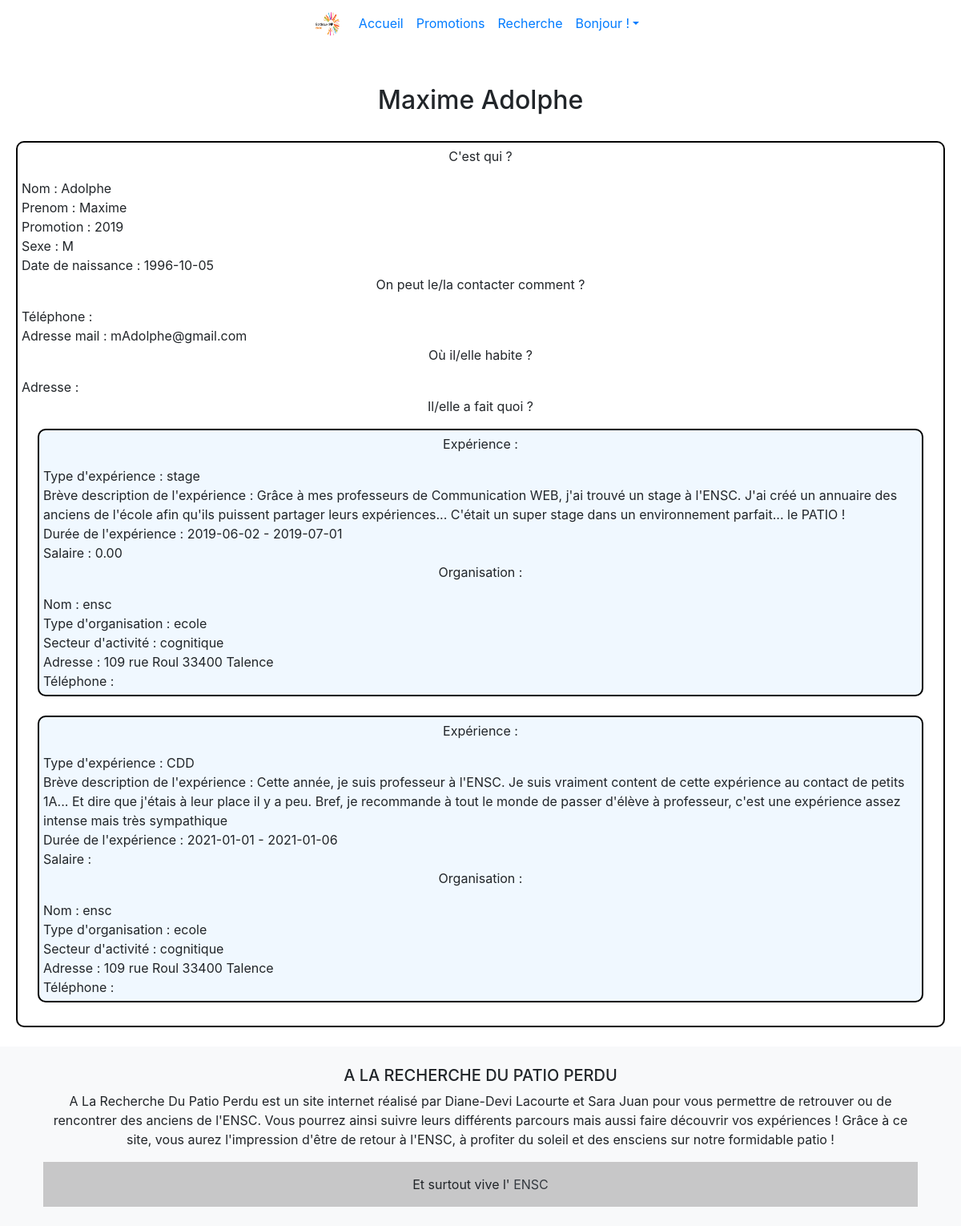
Page /desceleve.php?nom=Adolphe&prenom=Maxime (signed in) on the committed database.
### tables this page shows
CREATE TABLE `eleve` (
  `id_eleve` int(10) NOT NULL,
  `nom_eleve` varchar(50) DEFAULT NULL,
  `prenom_eleve` varchar(50) DEFAULT NULL,
  `sexe` varchar(1) DEFAULT NULL,
  `date_naissance` date DEFAULT NULL,
  `telephone_eleve` int(10) DEFAULT NULL,
  `ad_mail` varchar(50) DEFAULT NULL,
  `ad_postale` varchar(50) DEFAULT NULL,
  `code_postal` int(5) DEFAULT NULL,
  `ville` varchar(50) DEFAULT NULL,
  `annee` int(11) NOT NULL,
  `id_etat` int(11) NOT NULL,
  `id_gestionnaire` int(11) NOT NULL
);

CREATE TABLE `experiencepro` (
  `id_exppro` int(10) NOT NULL,
  `type_exp` varchar(50) DEFAULT NULL,
  `description_exp` varchar(500) DEFAULT NULL,
  `date_debut` date DEFAULT NULL,
  `date_fin` date DEFAULT NULL,
  `salaire` decimal(10,2) DEFAULT NULL,
  `etat` tinyint(1) DEFAULT NULL,
  `id_organisation` int(11) NOT NULL,
  `id_eleve` int(11) NOT NULL
);

CREATE TABLE `organisation` (
  `id_organisation` int(10) NOT NULL,
  `nom_organisation` varchar(50) NOT NULL,
  `type_organisation` varchar(50) DEFAULT NULL,
  `secteur_activite` varchar(50) DEFAULT NULL,
  `ad_postale` varchar(50) DEFAULT NULL,
  `code_postal_organisation` int(5) DEFAULT NULL,
  `ville_organisation` varchar(50) DEFAULT NULL
);

### includes/functions.php (called while the page is built, shortened)
<?php
function getDb() {
    $server = "localhost";
    $username = "alarunru_admin";
    $password = "20kaonashi23";
    $db = "alarunru_anciens";
    return new PDO("mysql:host=$server;dbname=$db;charset=utf8", "$username", "$password",
    array(PDO::ATTR_ERRMODE => PDO::ERRMODE_EXCEPTION));
}
function isUserConnected() {
    return isset($_SESSION['login']);
}
function get_info_from_eleve($nom, $prenom){
    $request = getDb() -> prepare("SELECT * FROM eleve WHERE nom_eleve=? AND prenom_eleve=?");
    $request->execute(array($nom,$prenom));
    return $request;
}
function get_id_etat($nom, $prenom){
    $request=getDB() -> prepare("SELECT id_etat FROM eleve WHERE nom_eleve=? AND prenom_eleve=?");
    $request->execute(array($nom, $prenom));
    return $request;
}
function is_available($id_etat){
    $request = getDB() -> prepare("SELECT * FROM etat WHERE id_etat=?");
    $request -> execute(array($id_etat));
    return $request;
}
function get_xp($nom, $prenom){
    $request=getDB() -> prepare("SELECT * FROM experiencepro, eleve WHERE nom_eleve=? AND prenom_eleve=?
    AND eleve.id_eleve = experiencepro.id_eleve");
    $request -> execute(array($nom, $prenom));
    return $request;
}
function get_organisation($id_organisation){
    $request=getDB() -> prepare("SELECT * FROM organisation WHERE id_organisation=?");
    $request -> execute(array($id_organisation));
    return $request;
}
function is_gest_connected(){
    $request=getDB()->prepare("SELECT login_gestionnaire FROM gestionnaire");
    $request->execute();
    $res = $request->fetch();
}

### desceleve.php (the view, shortened to what this page needs)
<?php
    include_once "includes/head.php";
    include_once "includes/functions.php";
    $nom = $_GET['nom'];
    $prenom = $_GET['prenom'];
    $info = get_info_from_eleve($nom, $prenom);
    $res = $info->fetchAll();
    $etat = get_id_etat($nom, $prenom);
    $id_etat = $etat->fetch();
    $dispo = is_available($id_etat['id_etat']);
    $result = $dispo->fetchAll();?>
<html>
     <?php include_once "includes/header.php";?>
    <h2 class="titre_page"><?php echo "$prenom $nom"?></h2>
    <br/>
    <div class ="cadre">
    <p class="titre_page">C'est qui ? </p>
    <?php
        foreach ($result as $li)
        {
            foreach( $res as $ligne)
            {
                echo "Nom : " .$ligne['nom_eleve'];
                ?> <br/> <?php
                echo "Prenom : " .$ligne['prenom_eleve'];
                ?> <br/> <?php
                echo "Promotion : " .$ligne['annee'];
                ?> <br/> <?php
                if ($li['sexe']=1 || is_gest_connected()){
                echo "Sexe : " .$ligne['sexe'];
                }
                ?> <br/> <?php
                echo "Date de naissance : " .$ligne['date_naissance'];
                ?> <br/><p class="titre_page">On peut le/la contacter comment ? </p> <?php
                if ($li['telephone_eleve']=1 || is_gest_connected()){
                    echo "Téléphone : " .$ligne['telephone_eleve'];
                }
                else echo "Cette information est indisponible";
                ?> <br/> <?php
                if ($li['ad_mail']=1 || is_gest_connected()){
                echo "Adresse mail : " .$ligne['ad_mail'];
                }
                else echo "Cette information est indisponible";
                ?> <br/> <p class="titre_page">Où il/elle habite ? </p><?php
                if ($li['ad_postale']=1 || is_gest_connected()){
                echo "Adresse : " .$ligne['ad_postale']." ".$ligne['code_postal']." ".$ligne['ville'];
                }
                else echo "Cette information est indisponible";
                ?> <br/> <p class="titre_page">Il/elle a fait quoi ? </p><?php
            }
        }
        $eleve = get_xp($nom, $prenom);
        $res = $eleve->fetchAll();
        foreach( $res as $ligne)
            { ?> <div class="cadre xp"> <p class="titre_page">Expérience : </p> <?php
                if ($ligne['etat'] == 0 || is_gest_connected())
                {
                    echo "Type d'expérience : ". $ligne['type_exp'];
                    ?> <br/> <?php
                    echo "Brève description de l'expérience : ". $ligne['description_exp'];
                    ?> <br/> <?php
                    echo "Durée de l'expérience : ". $ligne['date_debut']." - ".$ligne['date_fin'];
                    ?> <br/> <?php
                    echo "Salaire : ". $ligne['salaire'];
                    ?> <br/> <?php
                    $id_organisation=$ligne['id_organisation'];
                    $organisation = get_organisation($id_organisation);
                    $resu = $organisation->fetchAll();
                    foreach( $resu as $ligne)
                        { ?> <p class="titre_page">Organisation : </p> <?php
                            echo "Nom : ". $ligne['nom_organisation'];
                            ?> <br/> <?php
                            echo "Type d'organisation : ". $ligne['type_organisation'];
                            ?> <br/> <?php
                            echo "Secteur d'activité : ". $ligne['secteur_activite'];
                            ?> <br/> <?php
                            echo "Adresse : ". $ligne['ad_postale']." ".$ligne['code_postal_organisation']." ".$ligne['ville_organisation'];
                            ?> <br/> <?php
                            echo "Téléphone : ". $ligne['telephone_organisation'];
                            ?> <br/> <?php
                        }
                }
               ?> </div><br/> <?php
            }?>
    </div>
    <br/>
</html>
<?php include_once "includes/footer.php"; ?>

### includes/head.php (shortened to what this page needs)
<!DOCTYPE html>
<html>
<head>
  <link rel="stylesheet" href="https://cdn.jsdelivr.net/npm/bootstrap@4.6.0/dist/css/bootstrap.min.css">
  <link rel ="stylesheet" href="css/style.css">
</head>
</html>

### includes/header.php (shortened to what this page needs)
<body>
<div class="container">
<div class="row mb-5">
<nav class = "navbar navbar-expand">
<a class="navbar-brand" href="#">
    <img src="images/logo.png" href="index.php" width ="30" height="30">
</a>
    <ul class = "navbar-nav mr-auto">
    <li class="nav-item">
            <a class ="nav-link" href="index.php" title="Accueil" class="">Accueil</a></li>
        <li class="nav-item">
            <a class ="nav-link" href="promos.php" title="Nos chères promotions" class="">Promotions</a></li>
        <li class="nav-item">
            <a class ="nav-link" href="searchpage.php" title="Recherche" class="">Recherche</a></li>
        <li class="nav-item">
        <?php if(is_gest_connected()){?>
            <li class="nav-item">
            <a class ="nav-link" href="gest.php" title="Gestionnaire" class="">Demandes</a></li>
            <a class ="nav-link" href="logout.php" title="Deconnexion" class="">Me déconnecter</a></li>
        <?php }
        else{
        if(isUserConnected()) { ?>
        <div class="dropdown">
          <a class="nav-link dropdown-toggle" href="#" role="button" id="dropdownMenuButton" data-toggle="dropdown" aria-haspopup="true" aria-expanded="false">Bonjour !</a>
        </div>
        <?php }
        }?>
    </ul>
</nav>
</div>
</div>
</body>

### includes/footer.php
<?php include_once "head.php"; ?>
<footer class="bg-light text-center text-lg-start">
  <div class="container p-4">
    <div class="row">
      <div class="col-lg-12 col-md-12 mb-4 mb-md-0">
        <h5 class="text-uppercase">A La Recherche Du Patio Perdu</h5>
        <p>
          A La Recherche Du Patio Perdu est un site internet réalisé par Diane-Devi Lacourte et Sara Juan
          pour vous permettre de retrouver ou de rencontrer des anciens de l'ENSC. Vous pourrez ainsi suivre
          leurs différents parcours mais aussi faire découvrir vos expériences !
          Grâce à ce site, vous aurez l'impression d'être de retour à l'ENSC, à profiter du soleil et des
          ensciens sur notre formidable patio !
        </p>
    </div>
  </div>
  <div class="text-center p-3" style="background-color: rgba(0, 0, 0, 0.2);">
    Et surtout vive l'
    <a class="text-dark" href="https://www.ensc.fr">ENSC</a>
  </div>
</footer>
</html>

### css/style.css (style rules this page uses)
.titre_page, .soustitre { text-align:center; padding-right: 10px; padding-left:10px; }
.cadre { border-width:2px; border-style: solid; border-color: black; border-radius: 10px; margin-left:20px; margin-right: 20px; padding: 5px; }
.xp { background-color: aliceblue; }
.navbar { margin:auto; display: flex; }

### rows in the picture
eleve: nom_eleve "Adolphe", prenom_eleve "Maxime", annee "2019", sexe "M", date_naissance "1996-10-05", ad_mail "mAdolphe@gmail.com"
experiencepro: type_exp "stage", description_exp "Grâce à mes professeurs de Communication WEB, j'ai trouvé un stage à l'ENSC. J'ai créé un annuaire des anciens de l'école afin qu'ils puissent partager leurs expériences... C'était un super stage dans un environnement parfait... le PATIO !", date_debut "2019-06-02", date_fin "2019-07-01", salaire "0.00"
organisation: nom_organisation "ensc", type_organisation "ecole", secteur_activite "cognitique", ad_postale "109 rue Roul", code_postal_organisation "33400", ville_organisation "Talence"
experiencepro: type_exp "CDD", description_exp "Cette année, je suis professeur à l'ENSC. Je suis vraiment content de cette expérience au contact de petits 1A... Et dire que j'étais à leur place il y a peu. Bref, je recommande à tout le monde de passer d'élève à professeur, c'est une expérience assez intense mais très sympathique", date_debut "2021-01-01", date_fin "2021-01-06"

### other values in the picture
$prenom "Maxime"
$nom "Adolphe"
